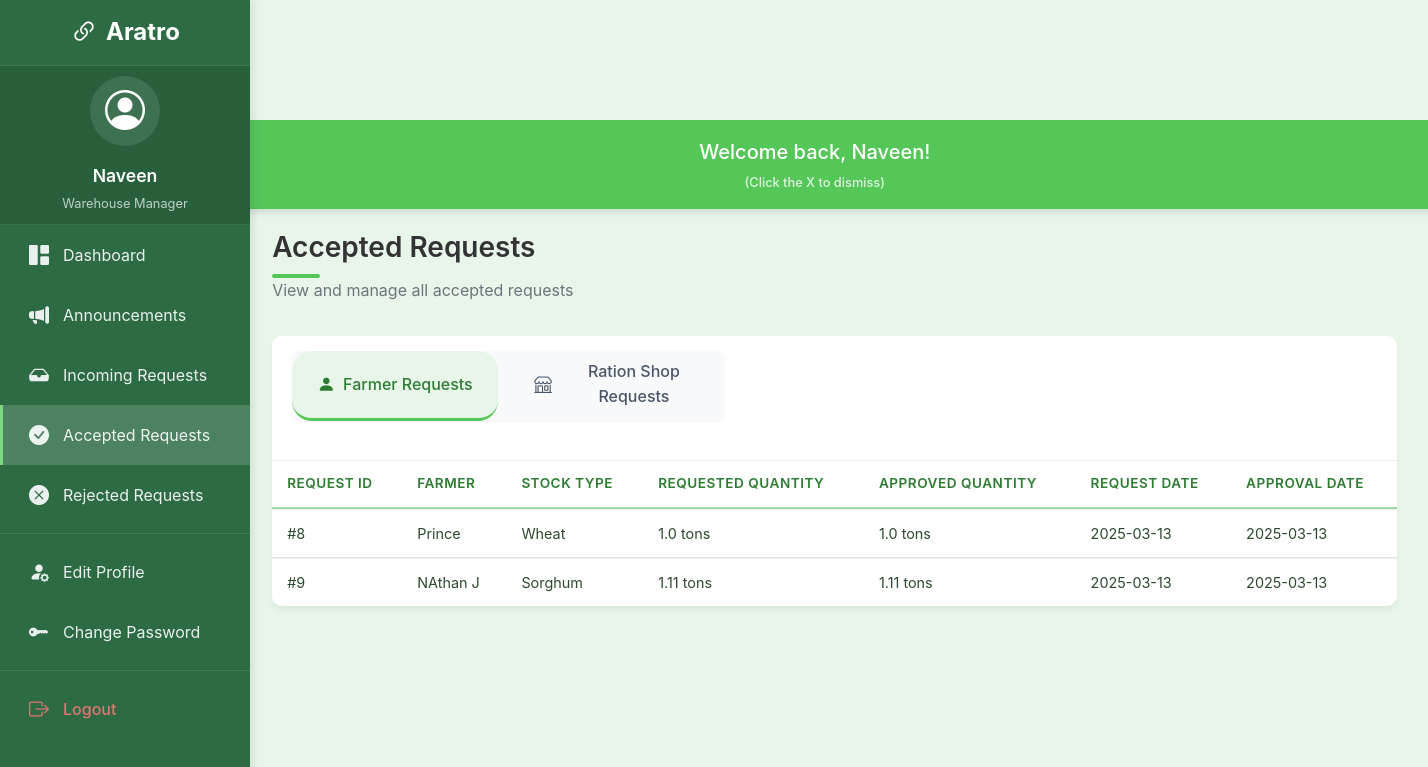
Screenshot of /warehouse/accepted_requests (signed in) with the database file from the repository.
### models.py (models this page shows, shortened)
class Warehouse(db.Model):
    id = db.Column(db.Integer, primary_key=True, autoincrement=True)
    user_id = db.Column(db.Integer, db.ForeignKey('user.id'), nullable=False)
    manager_name = db.Column(db.String(100), nullable=False)
    name = db.Column(db.String(100), nullable=False)
    location = db.Column(db.String(200))
    latitude = db.Column(db.Float)
    longitude = db.Column(db.Float)
    phone_number = db.Column(db.String(20))
    warehouse_type = db.Column(db.String(20))  # 'private' or 'government'
    capacity = db.Column(db.Float)  # in tons
    available_space = db.Column(db.Float)  # in tons
    eth_address = db.Column(db.String(42), unique=True, nullable=True)  # Ethereum address for blockchain
    stocks = db.relationship('Stock', backref='warehouse', lazy=True)

class User(UserMixin, db.Model):
    id = db.Column(db.Integer, primary_key=True, autoincrement=True)
    phone_number = db.Column(db.String(10), unique=True, nullable=False)  # Exactly 10 digits
    password_hash = db.Column(db.String(256), nullable=False)  # Increased length for secure hash
    role = db.Column(db.String(20), nullable=False)  # 'farmer', 'warehouse_manager', or 'ration_manager'
    eth_address = db.Column(db.String(42), unique=True, nullable=True)  # Ethereum address for blockchain
    farmer = db.relationship('Farmer', backref='user', lazy=True, uselist=False)
    warehouse = db.relationship('Warehouse', backref='user', lazy=True, uselist=False)

class StockRequest(db.Model):
    __tablename__ = 'stock_request'
    id = db.Column(db.Integer, primary_key=True, autoincrement=True)
    from_id = db.Column(db.Integer, db.ForeignKey('farmer.id'), nullable=False)  # Farmer's ID
    to_id = db.Column(db.Integer, db.ForeignKey('warehouse.id'), nullable=False)    # Warehouse's ID
    stock_id = db.Column(db.Integer, db.ForeignKey('stock.id'), nullable=False)
    request_date = db.Column(db.DateTime, default=datetime.utcnow)
    status = db.Column(db.String(20), default='pending')
    created_at = db.Column(db.DateTime, nullable=False, default=datetime.utcnow)
    updated_at = db.Column(db.DateTime, nullable=False, default=datetime.utcnow, onupdate=datetime.utcnow)
    blockchain_id = db.Column(db.Integer, nullable=True)  # ID on the blockchain
    blockchain_tx_hash = db.Column(db.String(66), nullable=True)  # Transaction hash on the blockchain
    farmer = db.relationship('Farmer', foreign_keys=[from_id], backref='stock_requests')
    warehouse = db.relationship('Warehouse', foreign_keys=[to_id], backref='received_requests')
    stock = db.relationship('Stock', backref='request')

class Farmer(db.Model):
    id = db.Column(db.Integer, primary_key=True, autoincrement=True)
    user_id = db.Column(db.Integer, db.ForeignKey('user.id'), nullable=False)
    name = db.Column(db.String(100), nullable=False)
    address = db.Column(db.String(200), nullable=False)
    aadhar_number = db.Column(db.String(12), unique=True, nullable=False)  # Exactly 12 digits
    phone_number = db.Column(db.String(10), nullable=False)  # Exactly 10 digits
    eth_address = db.Column(db.String(42), unique=True, nullable=True)  # Ethereum address for blockchain
    stocks = db.relationship('Stock', backref='farmer', lazy=True)

class Stock(db.Model):
    id = db.Column(db.Integer, primary_key=True, autoincrement=True)
    type = db.Column(db.String(100), nullable=False)
    quantity = db.Column(db.Float, nullable=False)
    requested_quantity = db.Column(db.Float, nullable=False)  # Original requested quantity
    status = db.Column(db.String(20), nullable=False, default='pending')  # pending, stored, rejected
    farmer_id = db.Column(db.Integer, db.ForeignKey('farmer.id'), nullable=False)
    warehouse_id = db.Column(db.Integer, db.ForeignKey('warehouse.id'), nullable=False)
    created_at = db.Column(db.DateTime, nullable=False, default=datetime.utcnow)
    updated_at = db.Column(db.DateTime, nullable=False, default=datetime.utcnow, onupdate=datetime.utcnow)
    blockchain_id = db.Column(db.Integer, nullable=True)  # ID on the blockchain
    blockchain_tx_hash = db.Column(db.String(66), nullable=True)  # Transaction hash on the blockchain

### routes.py (the view)
@warehouse_dashboard.route('/accepted_requests')
@login_required
def accepted_requests():
    if not current_user.is_authenticated or current_user.role != 'warehouse_manager':
        flash('You need to be logged in as a warehouse manager to access this page.', 'error')
        return redirect(url_for('auth.login'))
    warehouse = Warehouse.query.filter_by(user_id=current_user.id).first()
    if not warehouse:
        flash('Warehouse not found.', 'error')
        return redirect(url_for('main.index'))
    approved_requests = StockRequest.query.filter_by(to_id=warehouse.id, status='stored').all()
    ration_approved_requests = RationStockRequest.query.filter_by(warehouse_id=warehouse.id, status='approved').all()
    total_allocated_space = sum(stock.quantity for stock in warehouse.stocks if stock.status == 'stored')
    warehouse.available_space = warehouse.capacity - total_allocated_space
    return render_template('warehouse_accepted_requests.html',
                          warehouse=warehouse,
                          approved_requests=approved_requests,
                          ration_approved_requests=ration_approved_requests)

### templates/warehouse_accepted_requests.html (shortened to what this page needs)
{% extends "base.html" %}
{% block content %}
<div class="container-fluid warehouse-dashboard p-0">
    <div class="row g-0">
        <div class="col-12 d-flex justify-content-center">
            <div class="content-wrapper">
                <div class="dashboard-header">
                    <h1 class="dashboard-title">Accepted Requests</h1>
                    <p class="dashboard-subtitle">View and manage all accepted requests</p>
                </div>
                <div class="dashboard-card mb-4">
                    <div class="dashboard-card-header">
                        <div class="request-tabs">
                            <div class="request-tab active" id="farmer-tab">
                                <i class="bi bi-person-fill"></i>
                                <span>Farmer Requests</span>
                            </div>
                            <div class="request-tab" id="ration-tab">
                                <i class="bi bi-shop"></i>
                                <span>Ration Shop Requests</span>
                            </div>
                        </div>
                    </div>
                    <div class="dashboard-card-body p-0">
                        <div class="request-content active" id="farmer-content">
                            <div class="table-responsive">
                                <table class="table table-hover mb-0">
                                    <thead class="custom-table-header">
                                        <tr>
                                            <th class="text-uppercase fw-bold">Request ID</th>
                                            <th class="text-uppercase fw-bold">Farmer</th>
                                            <th class="text-uppercase fw-bold">Stock Type</th>
                                            <th class="text-uppercase fw-bold">Requested Quantity</th>
                                            <th class="text-uppercase fw-bold">Approved Quantity</th>
                                            <th class="text-uppercase fw-bold">Request Date</th>
                                            <th class="text-uppercase fw-bold">Approval Date</th>
                                        </tr>
                                    </thead>
                                    <tbody>
                                        {% for request in approved_requests %}
                                        <tr>
                                            <td>#{{ request.id }}</td>
                                            <td>{{ request.farmer.name }}</td>
                                            <td>{{ request.stock.type }}</td>
                                            <td>{{ request.stock.requested_quantity }} tons</td>
                                            <td>{{ request.stock.quantity }} tons</td>
                                            <td>{{ request.request_date.strftime('%Y-%m-%d') }}</td>
                                            <td>{{ request.updated_at.strftime('%Y-%m-%d') }}</td>
                                        </tr>
                                        {% endfor %}
                                    </tbody>
                                </table>
                            </div>
                        </div>
                    </div>
                </div>
            </div>
        </div>
    </div>
</div>
{% endblock %}
{% block scripts %}
<link rel="stylesheet" href="https://cdn.jsdelivr.net/npm/bootstrap-icons@1.11.1/font/bootstrap-icons.css">
{% endblock %}

### templates/base.html (shortened to what this page needs)
<!DOCTYPE html>
<html lang="en">
<head>
    <link rel="stylesheet" href="https://cdnjs.cloudflare.com/ajax/libs/font-awesome/5.15.4/css/all.min.css">
    <link rel="stylesheet" href="{{ url_for('static', filename='css/style.css') }}">
    <link rel="stylesheet" href="https://cdn.jsdelivr.net/npm/bootstrap-icons@1.11.1/font/bootstrap-icons.css">
</head>
<body>
    <div class="main-container {% if current_user.is_authenticated and current_user.role == 'farmer' %}no-navbar{% endif %}">
        {% if current_user.is_authenticated and current_user.role != 'farmer' %}
        <div class="sidebar-wrapper" id="mainSidebar">
            <div class="sidebar-header" style="display: flex; justify-content: center; align-items: center; width: 100%; padding: 10px 0;">
                <h5 class="sidebar-brand">
                    <a href="{{ url_for('main.index') }}" class="brand-link">
                        <i class="bi bi-link-45deg"></i>
                        Aratro
                    </a>
                </h5>
            </div>
            <div class="user-info" style="display: flex; flex-direction: column; align-items: center; justify-content: center; width: 100%; padding: 10px 0;">
                <div class="user-avatar">
                    <i class="bi bi-person-circle"></i>
                </div>
                <div class="user-details">
                    <span class="user-name">
                    {% if current_user.role == 'warehouse_manager' and user_warehouse %}
                        {{ user_warehouse.manager_name }}
                    {% elif current_user.role == 'admin' %}
                        Administrator
                    {% elif current_user.role == 'ration_shop' and shop %}
                        {{ shop.name }}
                    {% else %}
                        {{ current_user.role|replace('_', ' ')|title }}
                    {% endif %}
                    </span>
                    <span class="user-role">{{ current_user.role|replace('_', ' ')|title }}</span>
                </div>
            </div>
            <div class="sidebar-menu">
                <ul>
                    {% if current_user.role == 'warehouse_manager' %}
                    <li>
                        <a href="{{ url_for('warehouse_dashboard.warehouse_home') }}" class="{% if request.endpoint == 'warehouse_dashboard.warehouse_home' %}active{% endif %}">
                            <i class="bi bi-grid-1x2-fill"></i>
                            <span>Dashboard</span>
                        </a>
                    </li>
                    <li>
                        <a href="{{ url_for('warehouse_dashboard.view_announcements') }}" class="{% if request.endpoint == 'warehouse_dashboard.view_announcements' %}active{% endif %}">
                            <i class="bi bi-megaphone-fill"></i>
                            <span>Announcements</span>
                        </a>
                    </li>
                    <li>
                        <a href="{{ url_for('warehouse_dashboard.respond_to_request') }}" class="{% if request.endpoint == 'warehouse_dashboard.respond_to_request' %}active{% endif %}">
                            <i class="bi bi-inbox-fill"></i>
                            <span>Incoming Requests</span>
                        </a>
                    </li>
                    <li>
                        <a href="{{ url_for('warehouse_dashboard.accepted_requests') }}" class="{% if request.endpoint == 'warehouse_dashboard.accepted_requests' %}active{% endif %}">
                            <i class="bi bi-check-circle-fill"></i>
                            <span>Accepted Requests</span>
                        </a>
                    </li>
                    <li>
                        <a href="{{ url_for('warehouse_dashboard.rejected_requests') }}" class="{% if request.endpoint == 'warehouse_dashboard.rejected_requests' %}active{% endif %}">
                            <i class="bi bi-x-circle-fill"></i>
                            <span>Rejected Requests</span>
                        </a>
                    </li>
                    <li class="sidebar-divider"></li>
                    <li>
                        <a href="{{ url_for('auth.edit_profile') }}" class="{% if request.endpoint == 'auth.edit_warehouse_profile' %}active{% endif %}">
                            <i class="bi bi-person-fill-gear"></i>
                            <span>Edit Profile</span>
                        </a>
                    </li>
                    <li>
                        <a href="{{ url_for('auth.change_password') }}" class="{% if request.endpoint == 'auth.change_password' %}active{% endif %}">
                            <i class="bi bi-key-fill"></i>
                            <span>Change Password</span>
                        </a>
                    </li>
                    {% endif %}
                    <li class="sidebar-divider"></li>
                    <li>
                        <a href="{{ url_for('auth.logout') }}" class="logout-item">
                            <i class="bi bi-box-arrow-right"></i>
                            <span>Logout</span>
                        </a>
                    </li>
                </ul>
            </div>
        </div>
        {% endif %}
        <div class="content-area {% if (current_user.is_authenticated and current_user.role != 'farmer') or (not current_user.is_authenticated and 'register' not in request.endpoint and request.endpoint != 'main.index') %}with-sidebar{% endif %}">
            {% if current_user.is_authenticated and current_user.role != 'farmer' %}
            <div class="welcome-banner" id="welcomeBanner">
                <div class="welcome-banner-content">
                    {% if current_user.role == 'warehouse_manager' and user_warehouse %}
                        Welcome back, {{ user_warehouse.manager_name }}!
                    {% elif current_user.role == 'admin' %}
                        Welcome back, Administrator!
                    {% else %}
                        Welcome back, {{ current_user.role|replace('_', ' ')|title }}!
                    {% endif %}
                    <span class="banner-hint">(Click the X to dismiss)</span>
                </div>
            </div>
            {% endif %}
            {% block content %}{% endblock %}
        </div>
    </div>
    {% block scripts %}{% endblock %}
</body>
</html>

### rows the page displays
Warehouse: manager_name "Naveen"
User: role "Warehouse Manager"
StockRequest: id "8", farmer.name "Prince", stock.type "Wheat", stock.requested_quantity "1.0", stock.quantity "1.0", request_date "2025-03-13", updated_at "2025-03-13"
StockRequest: id "9", farmer.name "NAthan J", stock.type "Sorghum", stock.requested_quantity "1.11", stock.quantity "1.11", request_date "2025-03-13", updated_at "2025-03-13"
